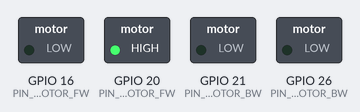
Bench run of a program on a simulated Raspberry Pi (BCM pin numbers). Parts: switched loads named in the program (green lamp = pin HIGH). At 14.0 s the program stops and its outputs stay as they are.

Above: at 0.1 s.
At 3.1 s:
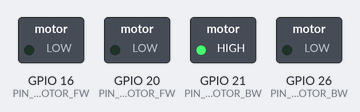
At 7.1 s:
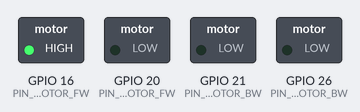
At 10.1 s:
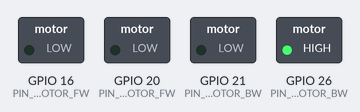
At 13.1 s:
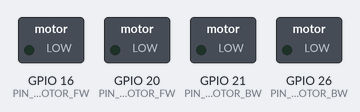
Timing chart, 0 to 14.6 s (numbered marks = the images above):
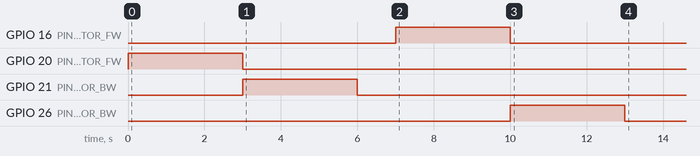

Measured:
- by itself, GPIO 16 (PIN_RIGHT_MOTOR_FW): LOW → HIGH at 7.0 s, → LOW 3.0 s later
- by itself, GPIO 20 (PIN_LEFT_MOTOR_FW): LOW → HIGH at 0.00 s, → LOW 3.0 s later
- by itself, GPIO 21 (PIN_LEFT_MOTOR_BW): LOW → HIGH at 3.0 s, → LOW 3.0 s later
- by itself, GPIO 26 (PIN_RIGHT_MOTOR_BW): LOW → HIGH at 10.0 s, → LOW 3.0 s later

The program:

R03MotorCtrlFunc.py
```python
import RPi.GPIO as GPIO
import time

GPIO.setmode(GPIO.BCM)

PIN_LEFT_MOTOR_FW = 20
PIN_LEFT_MOTOR_BW = 21
PIN_RIGHT_MOTOR_FW = 16
PIN_RIGHT_MOTOR_BW = 26

GPIO.setup(PIN_LEFT_MOTOR_FW, GPIO.OUT)
GPIO.setup(PIN_LEFT_MOTOR_BW, GPIO.OUT)
GPIO.setup(PIN_RIGHT_MOTOR_FW, GPIO.OUT)
GPIO.setup(PIN_RIGHT_MOTOR_BW, GPIO.OUT)

def motor_ctrl(is_left_front, is_right_front, is_left_stop, is_right_stop):
    if is_left_stop:
        GPIO.output(PIN_LEFT_MOTOR_FW, False)
        GPIO.output(PIN_LEFT_MOTOR_BW, False)
    else:
        GPIO.output(PIN_LEFT_MOTOR_FW, is_left_front)
        GPIO.output(PIN_LEFT_MOTOR_BW, not is_left_front)

    if is_right_stop:
        GPIO.output(PIN_RIGHT_MOTOR_FW, False)
        GPIO.output(PIN_RIGHT_MOTOR_BW, False)
    else:
        GPIO.output(PIN_RIGHT_MOTOR_FW, is_right_front)
        GPIO.output(PIN_RIGHT_MOTOR_BW, not is_right_front)

motor_ctrl(True, False, False, True)
time.sleep(3)
motor_ctrl(False, False, False, True)
time.sleep(3)
motor_ctrl(False, False, True, True)
time.sleep(1)
motor_ctrl(False, True, True, False)
time.sleep(3)
motor_ctrl(False, False, True, False)
time.sleep(3)
motor_ctrl(False, False, True, True)
time.sleep(1)

GPIO.cleanup()
```
